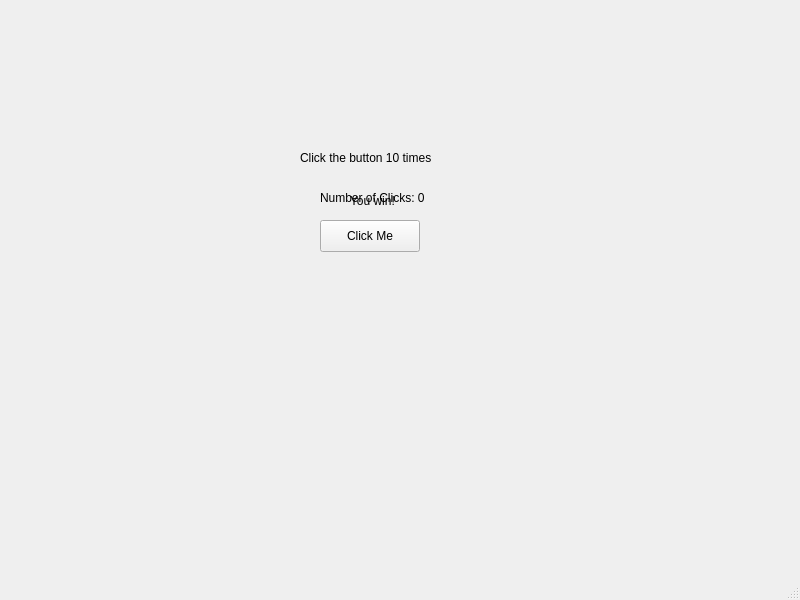
<?xml version="1.0" encoding="UTF-8"?>
<ui version="4.0">
 <class>MainWindow</class>
 <widget class="QMainWindow" name="MainWindow">
  <property name="geometry">
   <rect>
    <x>0</x>
    <y>0</y>
    <width>800</width>
    <height>600</height>
   </rect>
  </property>
  <property name="windowTitle">
   <string>MainWindow</string>
  </property>
  <widget class="QWidget" name="centralwidget">
   <widget class="QPushButton" name="pushButton">
    <property name="geometry">
     <rect>
      <x>320</x>
      <y>220</y>
      <width>100</width>
      <height>32</height>
     </rect>
    </property>
    <property name="text">
     <string>Click Me</string>
    </property>
   </widget>
   <widget class="QLabel" name="label">
    <property name="geometry">
     <rect>
      <x>320</x>
      <y>190</y>
      <width>161</width>
      <height>16</height>
     </rect>
    </property>
    <property name="text">
     <string>Number of Clicks: 0</string>
    </property>
   </widget>
   <widget class="QLabel" name="label_2">
    <property name="geometry">
     <rect>
      <x>300</x>
      <y>150</y>
      <width>251</width>
      <height>16</height>
     </rect>
    </property>
    <property name="text">
     <string>Click the button 10 times</string>
    </property>
   </widget>
   <widget class="QLabel" name="label_3">
    <property name="geometry">
     <rect>
      <x>350</x>
      <y>190</y>
      <width>51</width>
      <height>21</height>
     </rect>
    </property>
    <property name="text">
     <string>You win!</string>
    </property>
   </widget>
  </widget>
  <widget class="QMenuBar" name="menubar">
   <property name="geometry">
    <rect>
     <x>0</x>
     <y>0</y>
     <width>800</width>
     <height>33</height>
    </rect>
   </property>
  </widget>
  <widget class="QStatusBar" name="statusbar"/>
 </widget>
 <resources/>
 <connections/>
</ui>
